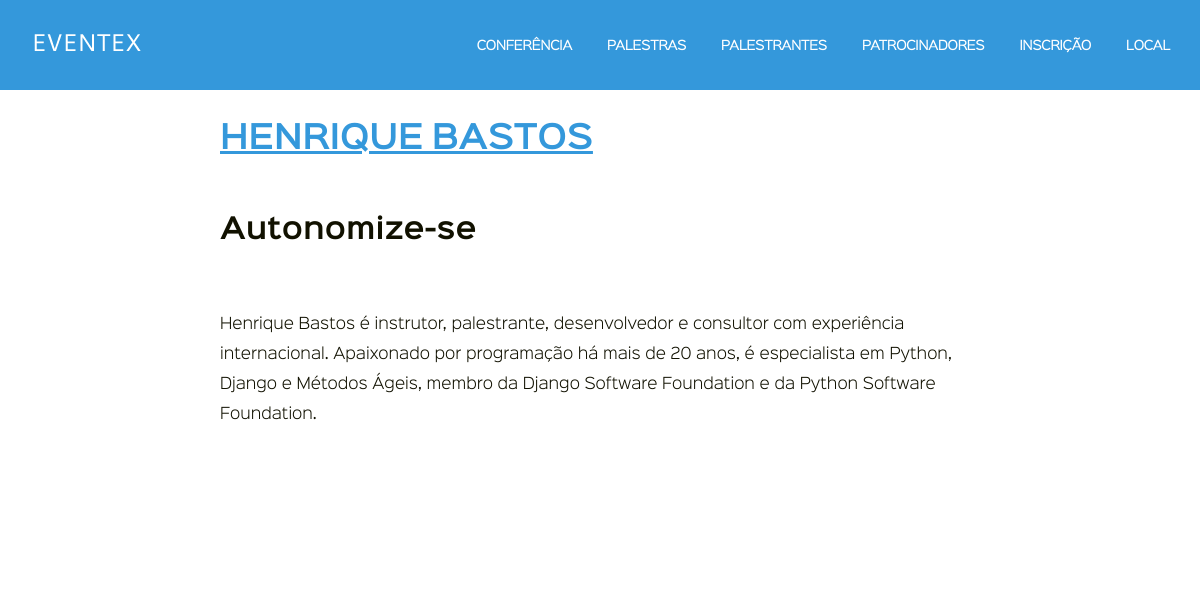
Page /palestrantes/henrique-bastos/ on the committed database.
### eventex/core/models.py (models this page shows, shortened)
class Speaker(models.Model):
    name = models.CharField('nome',max_length=255)
    title = models.CharField('título',max_length=100)
    slug = models.SlugField('slug')
    photo = models.URLField('foto')
    website = models.URLField('website', blank=True)
    description = models.TextField('descrição', blank=True)
    class Meta:
        verbose_name_plural = 'palestrantes'
        verbose_name = 'palestrante'

### eventex/core/views.py (the view)
# urls.py: path('palestrantes/<slug:slug>/', speaker_detail, name="speaker_detail"),
def speaker_detail(request, slug):
    speaker = get_object_or_404(Speaker,slug=slug)
    return render(request,'core/speaker_detail.html',{'speaker':speaker})

### eventex/core/templates/core/speaker_detail.html (shortened to what this page needs)
{% extends 'base.html' %}
{% block content %}
<section>
    <div class="speakers content row desktop-8 padding-bottom-3 container">
        <h2>
            <a href="{{speaker.website}}" target="_blank">{{speaker.name}}</a>
        </h2>
        <h3>
            <b>{{speaker.title}}</b>
        </h3>
        <p class="lead">
            {{ speaker.description|linebreaks }}
        </p>
    </div>
</section>
{% endblock content %}

### eventex/core/static/css/main.css (style rules this page uses)
body { font-family: 'sinkin_sans300_light', serif; }
h1, h2, h3, h4, h5, h6 { font-family: 'sinkin_sans600_semibold', serif; }
h2 { padding: 23px 0 7px; }
h3 { padding: 27px 0 11px; }
h1, h2 { letter-spacing: -0.006em; word-spacing: -0.05em; }
p, li, dt, dd, th, td, caption { font-size: 1.5em; line-height: 30px; }
p, ul, ol, dl { padding: 7px 0 23px; }
.speakers h2 { text-transform: uppercase; }

### rows in the picture
Speaker: name "HENRIQUE BASTOS", title "Autonomize-se", description "Henrique Bastos é instrutor, palestrante, desenvolvedor e consultor com experiência internacional. Apaixonado por programação há mais de 20 anos, é especialista em Python, Django e Métodos Ágeis, membro da Django Software Foundation e da Python Software Foundation."
